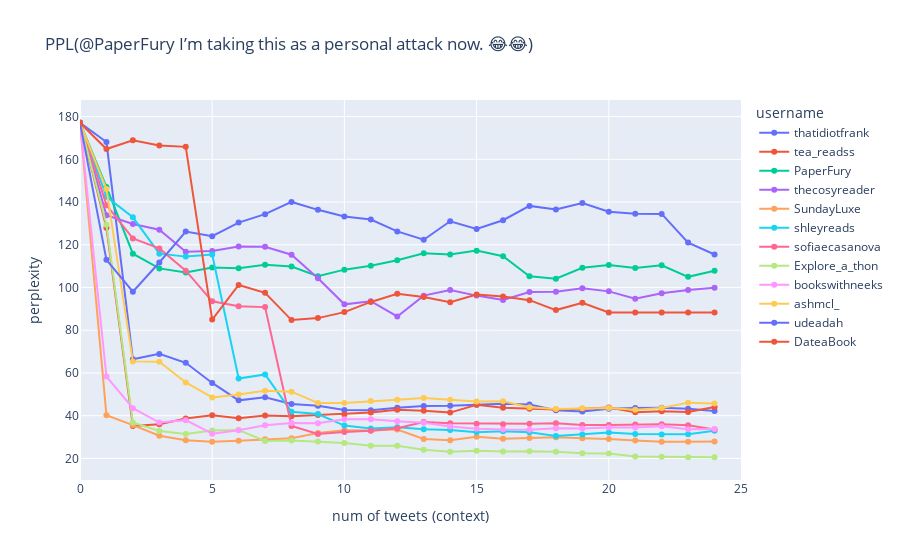

Notebook code cell kept with this figure:
### Code cell
fig = px.line(ppl_per_peer, y="perplexity", x="n_tweets", markers=True, color="username", hover_name="username", hover_data=["rank", "mentions"], title=f"PPL({text})")

fig.update_yaxes(title="perplexity")
fig.update_xaxes(title="num of tweets (context)", range=(0,25))

### Figure 1 — Plotly figure (JSON) as saved in the notebook; plotly's stock layout.template omitted (floating-point values rounded to 4 significant figures)
{"data": [{"customdata": [[1, 79], [1, 79], [1, 79], [1, 79], [1, 79], [1, 79], [1, 79], [1, 79], [1, 79], [1, 79], [1, 79], [1, 79], [1, 79], [1, 79], [1, 79], [1, 79], [1, 79], [1, 79], [1, 79], [1, 79], [1, 79], [1, 79], [1, 79], [1, 79], [1, 79]], "hovertemplate": "<b>%{hovertext}</b><br><br>username=thatidiotfrank<br>n_tweets=%{x}<br>perplexity=%{y}<br>rank=%{customdata[0]}<br>mentions=%{customdata[1]}<extra></extra>", "hovertext": ["thatidiotfrank", "thatidiotfrank", "thatidiotfrank", "thatidiotfrank", "thatidiotfrank", "thatidiotfrank", "thatidiotfrank", "thatidiotfrank", "thatidiotfrank", "thatidiotfrank", "thatidiotfrank", "thatidiotfrank", "thatidiotfrank", "thatidiotfrank", "thatidiotfrank", "thatidiotfrank", "thatidiotfrank", "thatidiotfrank", "thatidiotfrank", "thatidiotfrank", "thatidiotfrank", "thatidiotfrank", "thatidiotfrank", "thatidiotfrank", "thatidiotfrank"], "legendgroup": "thatidiotfrank", "line": {"color": "#636efa", "dash": "solid"}, "marker": {"symbol": "circle"}, "mode": "markers+lines", "name": "thatidiotfrank", "orientation": "v", "showlegend": true, "type": "scatter", "x": [0, 1, 2, 3, 4, 5, 6, 7, 8, 9, 10, 11, 12, 13, 14, 15, 16, 17, 18, 19, 20, 21, 22, 23, 24], "xaxis": "x", "y": [177.1, 168.1, 66.38, 68.92, 64.74, 55.32, 47.17, 48.65, 45.5, 44.66, 42.7, 42.52, 43.71, 44.57, 44.61, 45.09, 45.63, 45.17, 42.57, 41.92, 43.2, 43.63, 43.65, 43.22, 42.17], "yaxis": "y"}, {"customdata": [[2, 51], [2, 51], [2, 51], [2, 51], [2, 51], [2, 51], [2, 51], [2, 51], [2, 51], [2, 51], [2, 51], [2, 51], [2, 51], [2, 51], [2, 51], [2, 51], [2, 51], [2, 51], [2, 51], [2, 51], [2, 51], [2, 51], [2, 51], [2, 51], [2, 51]], "hovertemplate": "<b>%{hovertext}</b><br><br>username=tea_readss<br>n_tweets=%{x}<br>perplexity=%{y}<br>rank=%{customdata[0]}<br>mentions=%{customdata[1]}<extra></extra>", "hovertext": ["tea_readss", "tea_readss", "tea_readss", "tea_readss", "tea_readss", "tea_readss", "tea_readss", "tea_readss", "tea_readss", "tea_readss", "tea_readss", "tea_readss", "tea_readss", "tea_readss", "tea_readss", "tea_readss", "tea_readss", "tea_readss", "tea_readss", "tea_readss", "tea_readss", "tea_readss", "tea_readss", "tea_readss", "tea_readss"], "legendgroup": "tea_readss", "line": {"color": "#EF553B", "dash": "solid"}, "marker": {"symbol": "circle"}, "mode": "markers+lines", "name": "tea_readss", "orientation": "v", "showlegend": true, "type": "scatter", "x": [0, 1, 2, 3, 4, 5, 6, 7, 8, 9, 10, 11, 12, 13, 14, 15, 16, 17, 18, 19, 20, 21, 22, 23, 24], "xaxis": "x", "y": [177.1, 128.0, 35.17, 35.97, 38.63, 40.17, 38.84, 40.05, 39.73, 40.29, 40.59, 41.44, 42.8, 42.3, 41.43, 45.06, 43.66, 43.19, 42.86, 43.23, 43.83, 41.62, 42.12, 41.73, 44.03], "yaxis": "y"}, {"customdata": [[3, 40], [3, 40], [3, 40], [3, 40], [3, 40], [3, 40], [3, 40], [3, 40], [3, 40], [3, 40], [3, 40], [3, 40], [3, 40], [3, 40], [3, 40], [3, 40], [3, 40], [3, 40], [3, 40], [3, 40], [3, 40], [3, 40], [3, 40], [3, 40], [3, 40]], "hovertemplate": "<b>%{hovertext}</b><br><br>username=PaperFury<br>n_tweets=%{x}<br>perplexity=%{y}<br>rank=%{customdata[0]}<br>mentions=%{customdata[1]}<extra></extra>", "hovertext": ["PaperFury", "PaperFury", "PaperFury", "PaperFury", "PaperFury", "PaperFury", "PaperFury", "PaperFury", "PaperFury", "PaperFury", "PaperFury", "PaperFury", "PaperFury", "PaperFury", "PaperFury", "PaperFury", "PaperFury", "PaperFury", "PaperFury", "PaperFury", "PaperFury", "PaperFury", "PaperFury", "PaperFury", "PaperFury"], "legendgroup": "PaperFury", "line": {"color": "#00cc96", "dash": "solid"}, "marker": {"symbol": "circle"}, "mode": "markers+lines", "name": "PaperFury", "orientation": "v", "showlegend": true, "type": "scatter", "x": [0, 1, 2, 3, 4, 5, 6, 7, 8, 9, 10, 11, 12, 13, 14, 15, 16, 17, 18, 19, 20, 21, 22, 23, 24], "xaxis": "x", "y": [177.1, 147.0, 115.8, 108.9, 107.1, 109.4, 109.0, 110.6, 109.8, 105.3, 108.4, 110.1, 112.7, 116.0, 115.5, 117.3, 114.6, 105.3, 104.1, 109.2, 110.6, 109.1, 110.4, 105.0, 107.8], "yaxis": "y"}, {"customdata": [[5, 14], [5, 14], [5, 14], [5, 14], [5, 14], [5, 14], [5, 14], [5, 14], [5, 14], [5, 14], [5, 14], [5, 14], [5, 14], [5, 14], [5, 14], [5, 14], [5, 14], [5, 14], [5, 14], [5, 14], [5, 14], [5, 14], [5, 14], [5, 14], [5, 14]], "hovertemplate": "<b>%{hovertext}</b><br><br>username=thecosyreader<br>n_tweets=%{x}<br>perplexity=%{y}<br>rank=%{customdata[0]}<br>mentions=%{customdata[1]}<extra></extra>", "hovertext": ["thecosyreader", "thecosyreader", "thecosyreader", "thecosyreader", "thecosyreader", "thecosyreader", "thecosyreader", "thecosyreader", "thecosyreader", "thecosyreader", "thecosyreader", "thecosyreader", "thecosyreader", "thecosyreader", "thecosyreader", "thecosyreader", "thecosyreader", "thecosyreader", "thecosyreader", "thecosyreader", "thecosyreader", "thecosyreader", "thecosyreader", "thecosyreader", "thecosyreader"], "legendgroup": "thecosyreader", "line": {"color": "#ab63fa", "dash": "solid"}, "marker": {"symbol": "circle"}, "mode": "markers+lines", "name": "thecosyreader", "orientation": "v", "showlegend": true, "type": "scatter", "x": [0, 1, 2, 3, 4, 5, 6, 7, 8, 9, 10, 11, 12, 13, 14, 15, 16, 17, 18, 19, 20, 21, 22, 23, 24], "xaxis": "x", "y": [177.1, 133.8, 129.7, 127.0, 116.7, 117.1, 119.2, 119.1, 115.4, 104.3, 92.12, 93.6, 86.44, 96.18, 98.84, 96.2, 94.17, 97.91, 97.96, 99.64, 98.18, 94.77, 97.3, 98.8, 99.89], "yaxis": "y"}, {"customdata": [[6, 9], [6, 9], [6, 9], [6, 9], [6, 9], [6, 9], [6, 9], [6, 9], [6, 9], [6, 9], [6, 9], [6, 9], [6, 9], [6, 9], [6, 9], [6, 9], [6, 9], [6, 9], [6, 9], [6, 9], [6, 9], [6, 9], [6, 9], [6, 9], [6, 9]], "hovertemplate": "<b>%{hovertext}</b><br><br>username=SundayLuxe<br>n_tweets=%{x}<br>perplexity=%{y}<br>rank=%{customdata[0]}<br>mentions=%{customdata[1]}<extra></extra>", "hovertext": ["SundayLuxe", "SundayLuxe", "SundayLuxe", "SundayLuxe", "SundayLuxe", "SundayLuxe", "SundayLuxe", "SundayLuxe", "SundayLuxe", "SundayLuxe", "SundayLuxe", "SundayLuxe", "SundayLuxe", "SundayLuxe", "SundayLuxe", "SundayLuxe", "SundayLuxe", "SundayLuxe", "SundayLuxe", "SundayLuxe", "SundayLuxe", "SundayLuxe", "SundayLuxe", "SundayLuxe", "SundayLuxe"], "legendgroup": "SundayLuxe", "line": {"color": "#FFA15A", "dash": "solid"}, "marker": {"symbol": "circle"}, "mode": "markers+lines", "name": "SundayLuxe", "orientation": "v", "showlegend": true, "type": "scatter", "x": [0, 1, 2, 3, 4, 5, 6, 7, 8, 9, 10, 11, 12, 13, 14, 15, 16, 17, 18, 19, 20, 21, 22, 23, 24], "xaxis": "x", "y": [177.1, 40.17, 35.6, 30.58, 28.55, 27.78, 28.3, 28.92, 29.41, 31.89, 33.22, 33.01, 33.48, 29.06, 28.49, 30.18, 29.23, 29.56, 29.91, 29.44, 29.11, 28.37, 27.84, 27.79, 27.87], "yaxis": "y"}, {"customdata": [[7, 7], [7, 7], [7, 7], [7, 7], [7, 7], [7, 7], [7, 7], [7, 7], [7, 7], [7, 7], [7, 7], [7, 7], [7, 7], [7, 7], [7, 7], [7, 7], [7, 7], [7, 7], [7, 7], [7, 7], [7, 7], [7, 7], [7, 7], [7, 7], [7, 7]], "hovertemplate": "<b>%{hovertext}</b><br><br>username=shleyreads<br>n_tweets=%{x}<br>perplexity=%{y}<br>rank=%{customdata[0]}<br>mentions=%{customdata[1]}<extra></extra>", "hovertext": ["shleyreads", "shleyreads", "shleyreads", "shleyreads", "shleyreads", "shleyreads", "shleyreads", "shleyreads", "shleyreads", "shleyreads", "shleyreads", "shleyreads", "shleyreads", "shleyreads", "shleyreads", "shleyreads", "shleyreads", "shleyreads", "shleyreads", "shleyreads", "shleyreads", "shleyreads", "shleyreads", "shleyreads", "shleyreads"], "legendgroup": "shleyreads", "line": {"color": "#19d3f3", "dash": "solid"}, "marker": {"symbol": "circle"}, "mode": "markers+lines", "name": "shleyreads", "orientation": "v", "showlegend": true, "type": "scatter", "x": [0, 1, 2, 3, 4, 5, 6, 7, 8, 9, 10, 11, 12, 13, 14, 15, 16, 17, 18, 19, 20, 21, 22, 23, 24], "xaxis": "x", "y": [177.1, 142.4, 132.8, 115.8, 114.4, 115.4, 57.39, 59.3, 41.79, 40.74, 35.36, 33.96, 34.52, 33.67, 33.23, 32.2, 32.65, 32.26, 30.44, 31.18, 32.11, 31.45, 31.19, 31.28, 32.96], "yaxis": "y"}, {"customdata": [[8, 7], [8, 7], [8, 7], [8, 7], [8, 7], [8, 7], [8, 7], [8, 7], [8, 7], [8, 7], [8, 7], [8, 7], [8, 7], [8, 7], [8, 7], [8, 7], [8, 7], [8, 7], [8, 7], [8, 7], [8, 7], [8, 7], [8, 7], [8, 7], [8, 7]], "hovertemplate": "<b>%{hovertext}</b><br><br>username=sofiaecasanova<br>n_tweets=%{x}<br>perplexity=%{y}<br>rank=%{customdata[0]}<br>mentions=%{customdata[1]}<extra></extra>", "hovertext": ["sofiaecasanova", "sofiaecasanova", "sofiaecasanova", "sofiaecasanova", "sofiaecasanova", "sofiaecasanova", "sofiaecasanova", "sofiaecasanova", "sofiaecasanova", "sofiaecasanova", "sofiaecasanova", "sofiaecasanova", "sofiaecasanova", "sofiaecasanova", "sofiaecasanova", "sofiaecasanova", "sofiaecasanova", "sofiaecasanova", "sofiaecasanova", "sofiaecasanova", "sofiaecasanova", "sofiaecasanova", "sofiaecasanova", "sofiaecasanova", "sofiaecasanova"], "legendgroup": "sofiaecasanova", "line": {"color": "#FF6692", "dash": "solid"}, "marker": {"symbol": "circle"}, "mode": "markers+lines", "name": "sofiaecasanova", "orientation": "v", "showlegend": true, "type": "scatter", "x": [0, 1, 2, 3, 4, 5, 6, 7, 8, 9, 10, 11, 12, 13, 14, 15, 16, 17, 18, 19, 20, 21, 22, 23, 24], "xaxis": "x", "y": [177.1, 138.5, 123.0, 118.3, 107.9, 93.52, 91.19, 90.82, 35.17, 31.42, 32.39, 32.9, 34.14, 37.02, 36.44, 36.25, 36.03, 36.18, 36.47, 35.69, 35.62, 35.81, 35.96, 35.49, 33.55], "yaxis": "y"}, {"customdata": [[10, 6], [10, 6], [10, 6], [10, 6], [10, 6], [10, 6], [10, 6], [10, 6], [10, 6], [10, 6], [10, 6], [10, 6], [10, 6], [10, 6], [10, 6], [10, 6], [10, 6], [10, 6], [10, 6], [10, 6], [10, 6], [10, 6], [10, 6], [10, 6], [10, 6]], "hovertemplate": "<b>%{hovertext}</b><br><br>username=Explore_a_thon<br>n_tweets=%{x}<br>perplexity=%{y}<br>rank=%{customdata[0]}<br>mentions=%{customdata[1]}<extra></extra>", "hovertext": ["Explore_a_thon", "Explore_a_thon", "Explore_a_thon", "Explore_a_thon", "Explore_a_thon", "Explore_a_thon", "Explore_a_thon", "Explore_a_thon", "Explore_a_thon", "Explore_a_thon", "Explore_a_thon", "Explore_a_thon", "Explore_a_thon", "Explore_a_thon", "Explore_a_thon", "Explore_a_thon", "Explore_a_thon", "Explore_a_thon", "Explore_a_thon", "Explore_a_thon", "Explore_a_thon", "Explore_a_thon", "Explore_a_thon", "Explore_a_thon", "Explore_a_thon"], "legendgroup": "Explore_a_thon", "line": {"color": "#B6E880", "dash": "solid"}, "marker": {"symbol": "circle"}, "mode": "markers+lines", "name": "Explore_a_thon", "orientation": "v", "showlegend": true, "type": "scatter", "x": [0, 1, 2, 3, 4, 5, 6, 7, 8, 9, 10, 11, 12, 13, 14, 15, 16, 17, 18, 19, 20, 21, 22, 23, 24], "xaxis": "x", "y": [177.1, 129.4, 36.84, 32.81, 31.39, 33.1, 33.3, 28.17, 28.37, 27.91, 27.22, 25.89, 25.92, 24.02, 23.12, 23.58, 23.22, 23.35, 23.07, 22.43, 22.26, 20.84, 20.75, 20.58, 20.53], "yaxis": "y"}, {"customdata": [[11, 5], [11, 5], [11, 5], [11, 5], [11, 5], [11, 5], [11, 5], [11, 5], [11, 5], [11, 5], [11, 5], [11, 5], [11, 5], [11, 5], [11, 5], [11, 5], [11, 5], [11, 5], [11, 5], [11, 5], [11, 5], [11, 5], [11, 5], [11, 5], [11, 5]], "hovertemplate": "<b>%{hovertext}</b><br><br>username=bookswithneeks<br>n_tweets=%{x}<br>perplexity=%{y}<br>rank=%{customdata[0]}<br>mentions=%{customdata[1]}<extra></extra>", "hovertext": ["bookswithneeks", "bookswithneeks", "bookswithneeks", "bookswithneeks", "bookswithneeks", "bookswithneeks", "bookswithneeks", "bookswithneeks", "bookswithneeks", "bookswithneeks", "bookswithneeks", "bookswithneeks", "bookswithneeks", "bookswithneeks", "bookswithneeks", "bookswithneeks", "bookswithneeks", "bookswithneeks", "bookswithneeks", "bookswithneeks", "bookswithneeks", "bookswithneeks", "bookswithneeks", "bookswithneeks", "bookswithneeks"], "legendgroup": "bookswithneeks", "line": {"color": "#FF97FF", "dash": "solid"}, "marker": {"symbol": "circle"}, "mode": "markers+lines", "name": "bookswithneeks", "orientation": "v", "showlegend": true, "type": "scatter", "x": [0, 1, 2, 3, 4, 5, 6, 7, 8, 9, 10, 11, 12, 13, 14, 15, 16, 17, 18, 19, 20, 21, 22, 23, 24], "xaxis": "x", "y": [177.1, 58.31, 43.48, 36.79, 37.91, 31.57, 33.17, 35.51, 36.58, 36.46, 38.28, 38.32, 37.43, 36.71, 34.88, 33.84, 33.48, 33.4, 34.07, 34.0, 34.48, 34.44, 35.03, 33.65, 33.76], "yaxis": "y"}, {"customdata": [[12, 5], [12, 5], [12, 5], [12, 5], [12, 5], [12, 5], [12, 5], [12, 5], [12, 5], [12, 5], [12, 5], [12, 5], [12, 5], [12, 5], [12, 5], [12, 5], [12, 5], [12, 5], [12, 5], [12, 5], [12, 5], [12, 5], [12, 5], [12, 5], [12, 5]], "hovertemplate": "<b>%{hovertext}</b><br><br>username=ashmcl_<br>n_tweets=%{x}<br>perplexity=%{y}<br>rank=%{customdata[0]}<br>mentions=%{customdata[1]}<extra></extra>", "hovertext": ["ashmcl_", "ashmcl_", "ashmcl_", "ashmcl_", "ashmcl_", "ashmcl_", "ashmcl_", "ashmcl_", "ashmcl_", "ashmcl_", "ashmcl_", "ashmcl_", "ashmcl_", "ashmcl_", "ashmcl_", "ashmcl_", "ashmcl_", "ashmcl_", "ashmcl_", "ashmcl_", "ashmcl_", "ashmcl_", "ashmcl_", "ashmcl_", "ashmcl_"], "legendgroup": "ashmcl_", "line": {"color": "#FECB52", "dash": "solid"}, "marker": {"symbol": "circle"}, "mode": "markers+lines", "name": "ashmcl_", "orientation": "v", "showlegend": true, "type": "scatter", "x": [0, 1, 2, 3, 4, 5, 6, 7, 8, 9, 10, 11, 12, 13, 14, 15, 16, 17, 18, 19, 20, 21, 22, 23, 24], "xaxis": "x", "y": [177.1, 146.2, 65.41, 65.21, 55.53, 48.54, 49.94, 51.61, 51.24, 45.95, 45.9, 46.86, 47.49, 48.24, 47.5, 46.63, 46.78, 43.94, 43.13, 43.41, 43.55, 42.76, 43.63, 46.1, 45.7], "yaxis": "y"}, {"customdata": [[13, 4], [13, 4], [13, 4], [13, 4], [13, 4], [13, 4], [13, 4], [13, 4], [13, 4], [13, 4], [13, 4], [13, 4], [13, 4], [13, 4], [13, 4], [13, 4], [13, 4], [13, 4], [13, 4], [13, 4], [13, 4], [13, 4], [13, 4], [13, 4], [13, 4]], "hovertemplate": "<b>%{hovertext}</b><br><br>username=udeadah<br>n_tweets=%{x}<br>perplexity=%{y}<br>rank=%{customdata[0]}<br>mentions=%{customdata[1]}<extra></extra>", "hovertext": ["udeadah", "udeadah", "udeadah", "udeadah", "udeadah", "udeadah", "udeadah", "udeadah", "udeadah", "udeadah", "udeadah", "udeadah", "udeadah", "udeadah", "udeadah", "udeadah", "udeadah", "udeadah", "udeadah", "udeadah", "udeadah", "udeadah", "udeadah", "udeadah", "udeadah"], "legendgroup": "udeadah", "line": {"color": "#636efa", "dash": "solid"}, "marker": {"symbol": "circle"}, "mode": "markers+lines", "name": "udeadah", "orientation": "v", "showlegend": true, "type": "scatter", "x": [0, 1, 2, 3, 4, 5, 6, 7, 8, 9, 10, 11, 12, 13, 14, 15, 16, 17, 18, 19, 20, 21, 22, 23, 24], "xaxis": "x", "y": [177.1, 113.0, 98.06, 111.7, 126.2, 124.0, 130.4, 134.3, 140.0, 136.3, 133.3, 131.8, 126.3, 122.3, 131.0, 127.4, 131.5, 138.2, 136.5, 139.6, 135.5, 134.5, 134.4, 121.0, 115.4], "yaxis": "y"}, {"customdata": [[15, 4], [15, 4], [15, 4], [15, 4], [15, 4], [15, 4], [15, 4], [15, 4], [15, 4], [15, 4], [15, 4], [15, 4], [15, 4], [15, 4], [15, 4], [15, 4], [15, 4], [15, 4], [15, 4], [15, 4], [15, 4], [15, 4], [15, 4], [15, 4], [15, 4]], "hovertemplate": "<b>%{hovertext}</b><br><br>username=DateaBook<br>n_tweets=%{x}<br>perplexity=%{y}<br>rank=%{customdata[0]}<br>mentions=%{customdata[1]}<extra></extra>", "hovertext": ["DateaBook", "DateaBook", "DateaBook", "DateaBook", "DateaBook", "DateaBook", "DateaBook", "DateaBook", "DateaBook", "DateaBook", "DateaBook", "DateaBook", "DateaBook", "DateaBook", "DateaBook", "DateaBook", "DateaBook", "DateaBook", "DateaBook", "DateaBook", "DateaBook", "DateaBook", "DateaBook", "DateaBook", "DateaBook"], "legendgroup": "DateaBook", "line": {"color": "#EF553B", "dash": "solid"}, "marker": {"symbol": "circle"}, "mode": "markers+lines", "name": "DateaBook", "orientation": "v", "showlegend": true, "type": "scatter", "x": [0, 1, 2, 3, 4, 5, 6, 7, 8, 9, 10, 11, 12, 13, 14, 15, 16, 17, 18, 19, 20, 21, 22, 23, 24], "xaxis": "x", "y": [177.1, 164.8, 168.9, 166.4, 165.8, 84.97, 101.2, 97.49, 84.74, 85.67, 88.47, 93.24, 97.01, 95.53, 93.09, 96.74, 95.83, 94.08, 89.43, 92.88, 88.34, 88.34, 88.34, 88.34, 88.34], "yaxis": "y"}], "layout": {"autosize": true, "legend": {"title": {"text": "username"}, "tracegroupgap": 0}, "title": {"text": "PPL(@PaperFury I’m taking this as a personal attack now. 😂😂)"}, "xaxis": {"anchor": "y", "domain": [0, 1], "range": [0, 25], "title": {"text": "num of tweets (context)"}, "type": "linear"}, "yaxis": {"anchor": "x", "autorange": true, "domain": [0, 1], "range": [7.612, 190.0], "title": {"text": "perplexity"}, "type": "linear"}}}
